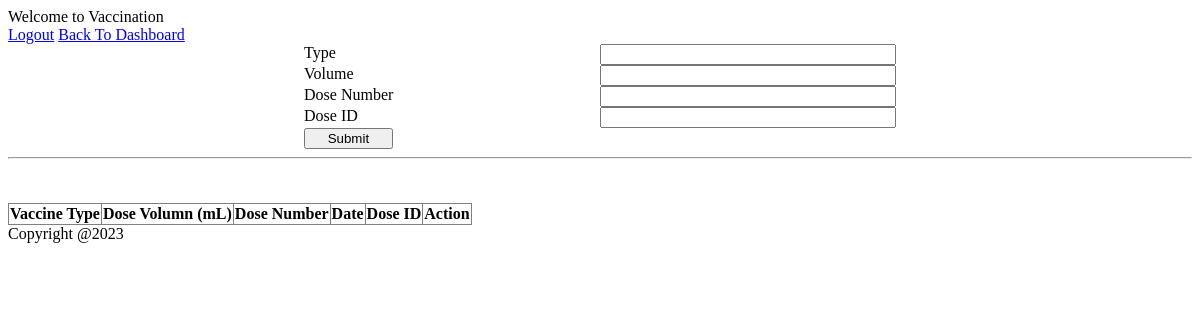
Page /vaccine-record/1 on the earlier database version.
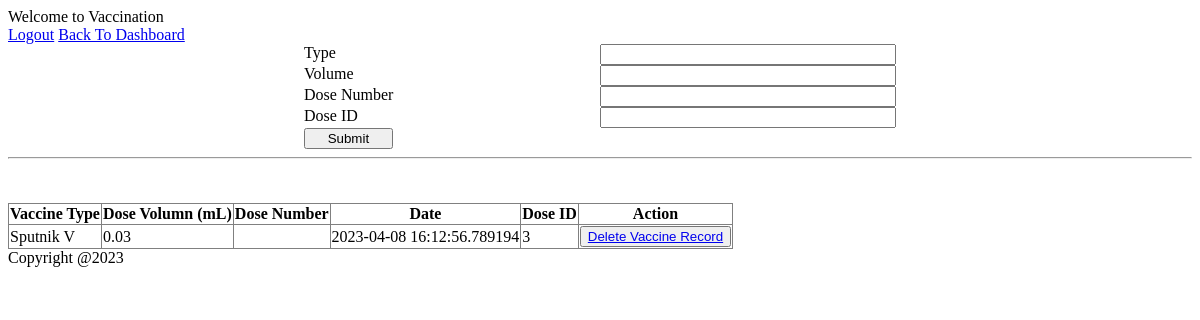
Same page on the later database version.
### app/models.py (models this page shows)
class Vaccine_Dose(db.Model):
    id = db.Column(db.Integer, primary_key=True)
    type = db.Column(db.String(120), nullable=False)
    volume = db.Column(db.Integer, nullable=False)
    dose_no = db.Column(db.Integer, nullable=False)
    dose_id = db.Column(db.String(6), nullable=False)
    dose_dte = db.Column(db.DateTime(timezone=True), default=datetime.now)
    patient_id = db.Column(db.Integer, db.ForeignKey('patient.id'))

### app/views.py (the view)
@app.route('/vaccine-record/<patient_id>', methods=['GET', 'POST'])
def vaccine_record(patient_id):
    if not patient_id:
        return redirect(url_for('patients'))
    else:
        patient = Patient.query.filter_by(id=patient_id).first()
        if patient:
            vaccine_doses = Vaccine_Dose.query.filter_by(patient_id=patient_id)
            return render_template('vaccine_record.html', vaccine_doses=vaccine_doses, patient_id=patient_id)

### app/templates/vaccine_record.html (shortened to what this page needs)
{% extends "base.html" %}
{% block head %}
    {{ super() }}
    <link rel="stylesheet" href="{{url_for('static', filename='css/vaccine_dose.css')}}">
{% endblock %}
{% block content %}
    <a href= "{{ url_for('logout_doctor') }}" >Logout</a>
    <a href= "{{ url_for('index') }}" >Back To Dashboard</a>
    <form name="vaccine-dose-registration-form" action="{{ url_for('add_vaccine_record', patient_id=patient_id) }}" method="POST" >
        <label>Type </label>
        <input list="vaccine-types" name="type" required>
        <label>Volume</label>
        <input type="number" name="volume" step=".01" required>
        <label>Dose Number </label>
        <input type="number" name="dose-number" required>
        <label>Dose ID </label>
        <input type="number" name="dose-id" required>
        <input type="submit">
    </form>
    <hr>
    <br>
    <br>
    <div id="patient-list" >
        <table border="1px" style="border-collapse:collapse;">
            <tr>
                <th>Vaccine Type</th>
                <th>Dose Volumn (mL)</th>
                <th>Dose Number</th>
                <th>Date</th>
                <th>Dose ID</th>
                <th>Action</th>
            </tr>
            {% for vaccine_dose in vaccine_doses %}
                <tr>
                    <td>{{vaccine_dose.type}}</td>
                    <td>{{vaccine_dose.volume}}</td>
                    <td>{{vaccine_dose.dose_number}}</td>
                    <td>{{vaccine_dose.dose_dte}}</td>
                    <td>{{vaccine_dose.dose_id}}</td>
                    <td><button><a href="{{url_for('delete_vaccine_record', patient_id=patient_id, vaccine_id=vaccine_dose.id)}}">Delete Vaccine Record</a></button></td>
                </tr>
            {% endfor %}
        </table>
    </div>
{% endblock %}

### app/templates/base.html (shortened to what this page needs)
<!DOCTYPE html>
<html lang="en">
<head>
    {% block head %}
    <link rel="stylesheet" href="{{url_for('static', filename='css/style.css')}}"
    <title> {% block title %}{% endblock %}</title>
    {% endblock %}
</head>
<body>
    <div id="content">
        {% block content %}
        {% endblock %}
    </div>
    <div id="footer">
        {% block footer %}
         Copyright @2023
        {% endblock %}
    </div>
</body>
</html>

### app/static/css/style.css (style rules this page uses)
form { display: grid; grid-template-rows: repeat(4, 1fr); grid-template-columns: 1fr 1fr 1fr 1fr; }
form > label { grid-column: 2; }
form > input { grid-column: 3; }
form > input[type=submit] { grid-column: 2; width: 30%; }

Differences in the rows shown:
added Vaccine_Dose: type "Sputnik V", volume "0.03", dose_dte "2023-04-08 16:12:56.789194", dose_id "3"
